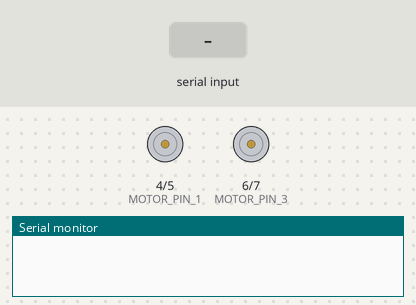
A sketch run on a simulated Arduino Uno, built with avr-gcc and run on an emulated ATmega328P. Parts: motor-driver pin pairs drawn as motors (green arrow = first pin HIGH = forward, orange = second pin HIGH = backward, longer = more drive), the last lines printed to the serial monitor. The test bench sets the inputs (shaded band).

Above: at 1.2 s.
1.3 s: "F" received over Serial
At 2.5 s:
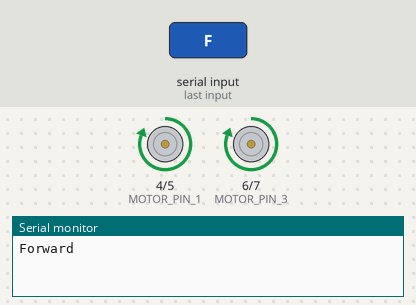
2.8 s: "B" received over Serial
At 3.6 s:
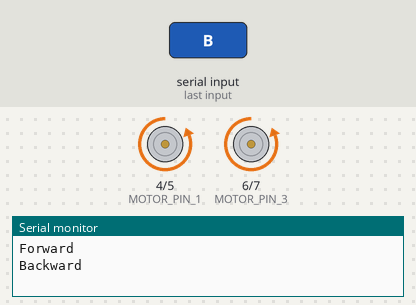
4.3 s: "L" received over Serial
At 4.7 s:
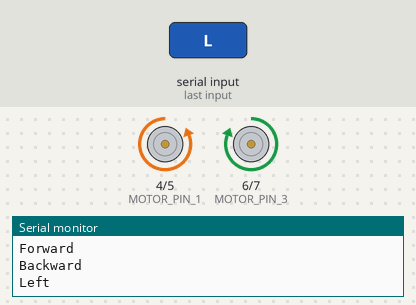
5.8 s: "R" received over Serial
At 7.1 s:
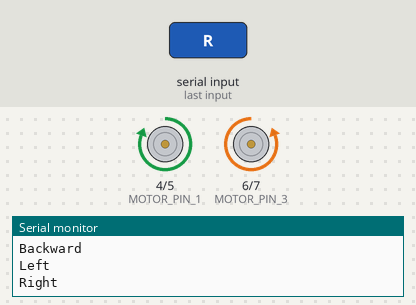
Timing chart, 0 to 8.3 s (numbered marks = the images above; inputs shaded):
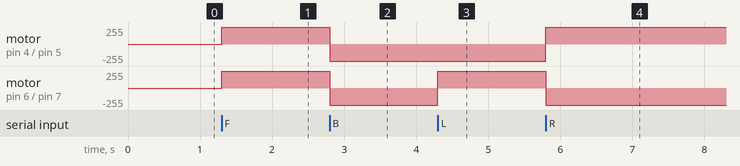

The sketch:

FBRLS_Serial.ino
```cpp
// Write Program with Forward Backward Left Right Control from Serial Monitor from Serial Monitor ny creating Separate functions
#define MOTOR_PIN_1 4
#define MOTOR_PIN_2 5
#define MOTOR_PIN_3 6
#define MOTOR_PIN_4 7

void setup() {
  Serial.begin(9600);
  pinMode(MOTOR_PIN_1, OUTPUT);
  pinMode(MOTOR_PIN_2, OUTPUT);
  pinMode(MOTOR_PIN_3, OUTPUT);
  pinMode(MOTOR_PIN_4, OUTPUT);
}

void loop() {
  if(Serial.available() > 0){
    char command = Serial.read();
    if(command == 'F'){
      forward();
    }else if(command == 'B'){
      backward();
    }else if(command == 'L'){
      left();
    }else if(command == 'R'){
      right();
    }else if(command == 'S'){
      stop();
    }
  }
}

void forward(){
  digitalWrite(MOTOR_PIN_1, HIGH);
  digitalWrite(MOTOR_PIN_2, LOW);
  digitalWrite(MOTOR_PIN_3, HIGH);
  digitalWrite(MOTOR_PIN_4, LOW);
  Serial.println("Forward");
}

void backward(){
  digitalWrite(MOTOR_PIN_1, LOW);
  digitalWrite(MOTOR_PIN_2, HIGH);
  digitalWrite(MOTOR_PIN_3, LOW);
  digitalWrite(MOTOR_PIN_4, HIGH);
  Serial.println("Backward");
}

void left(){
  digitalWrite(MOTOR_PIN_1, LOW);
  digitalWrite(MOTOR_PIN_2, HIGH);
  digitalWrite(MOTOR_PIN_3, HIGH);
  digitalWrite(MOTOR_PIN_4, LOW);
  Serial.println("Left");
}

void right(){
  digitalWrite(MOTOR_PIN_1, HIGH);
  digitalWrite(MOTOR_PIN_2, LOW);
  digitalWrite(MOTOR_PIN_3, LOW);
  digitalWrite(MOTOR_PIN_4, HIGH);
  Serial.println("Right");
}

void stop(){
  digitalWrite(MOTOR_PIN_1, LOW);
  digitalWrite(MOTOR_PIN_2, LOW);
  digitalWrite(MOTOR_PIN_3, LOW);
  digitalWrite(MOTOR_PIN_4, LOW);
  Serial.println("Stop");
}
```

Measured:
- after the input at 1.3 s, motor on pin 4 (MOTOR_PIN_1) / pin 5 (MOTOR_PIN_2), motor on pin 6 (MOTOR_PIN_3) / pin 7 (MOTOR_PIN_4): stopped → forward 255/255 at once
- after the input at 2.8 s, motor on pin 4 (MOTOR_PIN_1) / pin 5 (MOTOR_PIN_2), motor on pin 6 (MOTOR_PIN_3) / pin 7 (MOTOR_PIN_4): forward 255/255 → backward 255/255 at once
- after the input at 4.3 s, motor on pin 6 (MOTOR_PIN_3) / pin 7 (MOTOR_PIN_4): backward 255/255 → forward 255/255 at once
- after the input at 5.8 s, motor on pin 4 (MOTOR_PIN_1) / pin 5 (MOTOR_PIN_2): backward 255/255 → forward 255/255 at once; motor on pin 6 (MOTOR_PIN_3) / pin 7 (MOTOR_PIN_4): forward 255/255 → backward 255/255 at once
